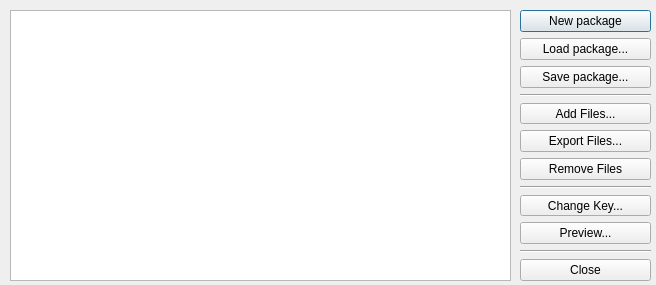
<?xml version="1.0" encoding="UTF-8"?>
<ui version="4.0">
 <class>PackagerForm</class>
 <widget class="QDialog" name="PackagerForm">
  <property name="geometry">
   <rect>
    <x>0</x>
    <y>0</y>
    <width>656</width>
    <height>285</height>
   </rect>
  </property>
  <property name="sizePolicy">
   <sizepolicy hsizetype="Fixed" vsizetype="Fixed">
    <horstretch>0</horstretch>
    <verstretch>0</verstretch>
   </sizepolicy>
  </property>
  <property name="windowTitle">
   <string>PackagerForm</string>
  </property>
  <widget class="QWidget" name="verticalLayoutWidget">
   <property name="geometry">
    <rect>
     <x>520</x>
     <y>10</y>
     <width>131</width>
     <height>271</height>
    </rect>
   </property>
   <layout class="QVBoxLayout" name="verticalLayout">
    <item>
     <widget class="QPushButton" name="newBttn">
      <property name="text">
       <string>New package</string>
      </property>
     </widget>
    </item>
    <item>
     <widget class="QPushButton" name="loadBttn">
      <property name="text">
       <string>Load package...</string>
      </property>
     </widget>
    </item>
    <item>
     <widget class="QPushButton" name="saveBttn">
      <property name="text">
       <string>Save package...</string>
      </property>
     </widget>
    </item>
    <item>
     <widget class="Line" name="line">
      <property name="orientation">
       <enum>Qt::Horizontal</enum>
      </property>
     </widget>
    </item>
    <item>
     <widget class="QPushButton" name="addBttn">
      <property name="text">
       <string>Add Files...</string>
      </property>
     </widget>
    </item>
    <item>
     <widget class="QPushButton" name="expBttn">
      <property name="text">
       <string>Export Files...</string>
      </property>
     </widget>
    </item>
    <item>
     <widget class="QPushButton" name="remBttn">
      <property name="text">
       <string>Remove Files</string>
      </property>
     </widget>
    </item>
    <item>
     <widget class="Line" name="line_2">
      <property name="orientation">
       <enum>Qt::Horizontal</enum>
      </property>
     </widget>
    </item>
    <item>
     <widget class="QPushButton" name="chngBttn">
      <property name="text">
       <string>Change Key...</string>
      </property>
     </widget>
    </item>
    <item>
     <widget class="QPushButton" name="prevBttn">
      <property name="text">
       <string>Preview...</string>
      </property>
     </widget>
    </item>
    <item>
     <widget class="Line" name="line_3">
      <property name="orientation">
       <enum>Qt::Horizontal</enum>
      </property>
     </widget>
    </item>
    <item>
     <widget class="QPushButton" name="closeBttn">
      <property name="text">
       <string>Close</string>
      </property>
     </widget>
    </item>
   </layout>
  </widget>
  <widget class="QTableView" name="tableView">
   <property name="geometry">
    <rect>
     <x>10</x>
     <y>10</y>
     <width>501</width>
     <height>271</height>
    </rect>
   </property>
  </widget>
 </widget>
 <resources/>
 <connections/>
</ui>
